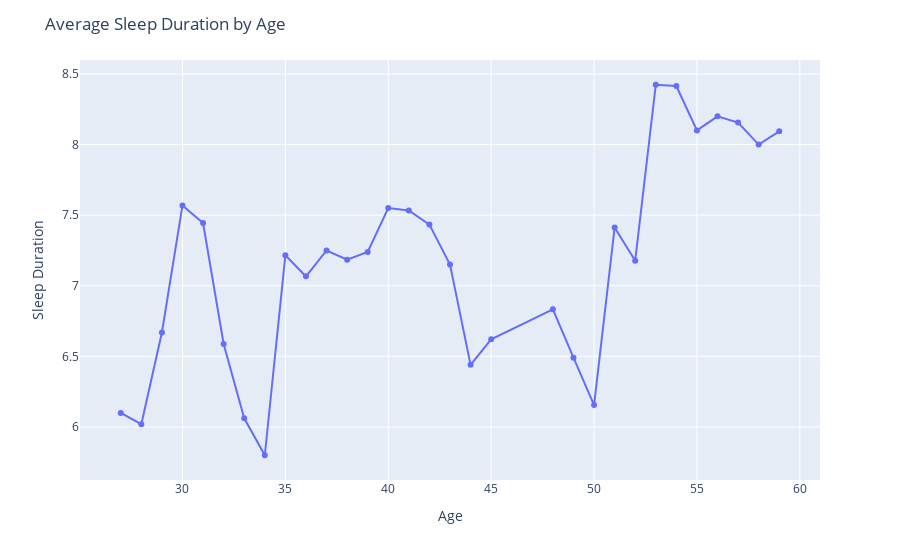

The cell this chart's notebook holds for it:
### Markdown cell above
### Interactive Plotly Chart

### Code cell
# Interactive plotly chart - interactive line chart of sleep duration vs age, with hover info
import plotly.express as px
age_sleep = SleepyData.groupby("Age", as_index=False)["Sleep Duration"].mean()
fig = px.line(age_sleep, x="Age", y="Sleep Duration",
              hover_data=["Age"])
fig.update_traces(mode="lines+markers")
fig.update_layout(title="Average Sleep Duration by Age")
fig.show()

### Figure 1 — Plotly figure (JSON) as saved in the notebook; plotly's stock layout.template omitted (floating-point values rounded to 4 significant figures)
{"data": [{"hovertemplate": "Age=%{x}<br>Sleep Duration=%{y}<extra></extra>", "legendgroup": "", "line": {"color": "#636efa", "dash": "solid"}, "marker": {"symbol": "circle"}, "mode": "lines+markers", "name": "", "orientation": "v", "showlegend": false, "type": "scatter", "x": [27, 28, 29, 30, 31, 32, 33, 34, 35, 36, 37, 38, 39, 40, 41, 42, 43, 44, 45, 48, 49, 50, 51, 52, 53, 54, 55, 56, 57, 58, 59], "xaxis": "x", "y": [6.1, 6.02, 6.669, 7.569, 7.444, 6.588, 6.062, 5.8, 7.217, 7.067, 7.25, 7.185, 7.24, 7.55, 7.533, 7.433, 7.15, 6.44, 6.621, 6.833, 6.491, 6.155, 7.412, 7.178, 8.424, 8.414, 8.1, 8.2, 8.156, 8.0, 8.094], "yaxis": "y"}], "layout": {"legend": {"tracegroupgap": 0}, "margin": {"t": 60}, "title": {"text": "Average Sleep Duration by Age"}, "xaxis": {"anchor": "y", "domain": [0, 1], "title": {"text": "Age"}}, "yaxis": {"anchor": "x", "domain": [0, 1], "title": {"text": "Sleep Duration"}}}}
